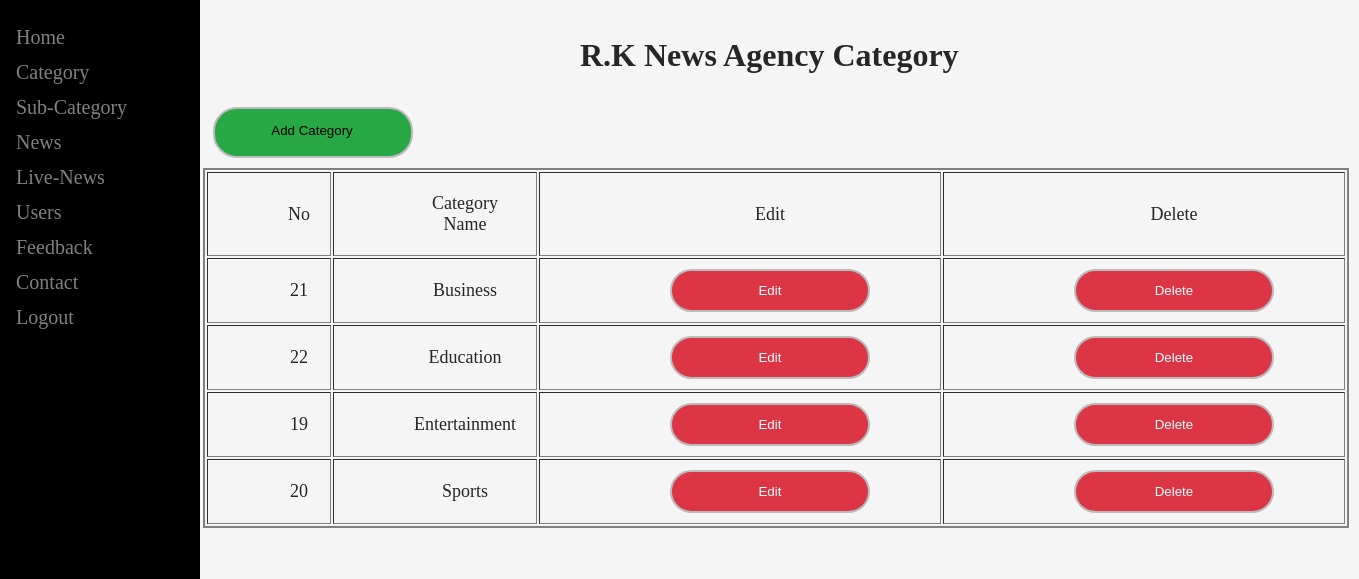
/Admin/Category.php (signed in), run on the app's committed database.
### tables this page shows
CREATE TABLE `category` (
  `cat_id` int(11) NOT NULL,
  `cat_name` varchar(255) NOT NULL
);

### Admin/view_cat1.php (the view)
<?php
$con = mysqli_connect('localhost','root','','rk_news');
function showData(){
    global $con;
    $query = " SELECT * FROM `category` ";
    $run = mysqli_query($con , $query);
    if($run == TRUE)
{?>
<table border="2px" class="cat">
    <td>No</td>
    <td>Category Name</td>
    <td>Edit</td>
    <td>Delete</td>
        <?php
    while ($data = mysqli_fetch_assoc($run))
     {
       ?>
       <tr>
       <td class="cat_id"><?php echo $data['cat_id'];?></td>
           <td class="cat_name"> <?php echo ($data['cat_name']);?></a></td>
           <td class="edit_button"><a href="edit_cat.php?cat_id=<?php echo $data['cat_id'];?>"> <input type="button"   name="submit1" value="Edit"></a></td>
           <td class="delete_button"><a href="delete_cat.php?cat_id=<?php echo $data['cat_id'];?>"> <input type="button" name="submit1" value="Delete"></td>
       </tr> <?php
    }
    ?>
    </table>
    <?php
}
    else
    {
        echo "Error";
    }
}
?>
<body>
<div class="dis"><h1>R.K News Agency Category</h1></div>
<div class="cat">
    <form action="add_cat.php" method="post" enctype="multipart/form-data">
     <input type="submit" name="category" value="Add Category">
     </form>
    <?php showData(); ?>
</body>

### Admin/css/style.css (style rules this page uses)
* { margin: 0; padding: 0; box-sizing: border-box; }
body { background-color:whitesmoke; }
.cat { color: #F5F5F5; border-style: double; padding: 20px 20px 20px 20px; margin: 0px 0px 0px 180px; }
.cat input[type = "submit"] { border: 0; background: rgb(40,167,69); display: block; margin: 10px ; text-align: center; border: 2px solid #bbb; padding: 14px 18px 18px 16px; font: bolder; width: 200px; outline: none; color: black; border-radius: 24px; transition: 0.25s; }
.edit_button { text-decoration: none; }
.cat table { margin: 18px 0px 0px 0px; padding: 0 0 0 0; color: #262626; text-align: center; font-size: large; }
.cat td { padding: 30px 22px 12px 35px; text-align: center; }
td input[type = "button"] { border: 0; background: none; display: block; margin: -10px 50px; text-align: center; border: 2px solid #bbb; padding: 12px 40px; width: 200px; outline: none; color: azure; border-radius: 24px; transition: 0.25s; text-decoration: none; background: rgb(220,53,69); }
.cat table { margin: 0px 10px 0px 0px; color: #262626; text-align: center; font-size: large; text-decoration: none; }
.cat table td { padding: 20px 20px 20px 80px; color: #262626; text-align: center; }
.dis { margin: 37px 0px 0px 580px; color: #262626; }
a { text-decoration: none; }

### data on the page
category: cat_id "21", cat_name "Business"
category: cat_id "22", cat_name "Education"
category: cat_id "19", cat_name "Entertainment"
category: cat_id "20", cat_name "Sports"
